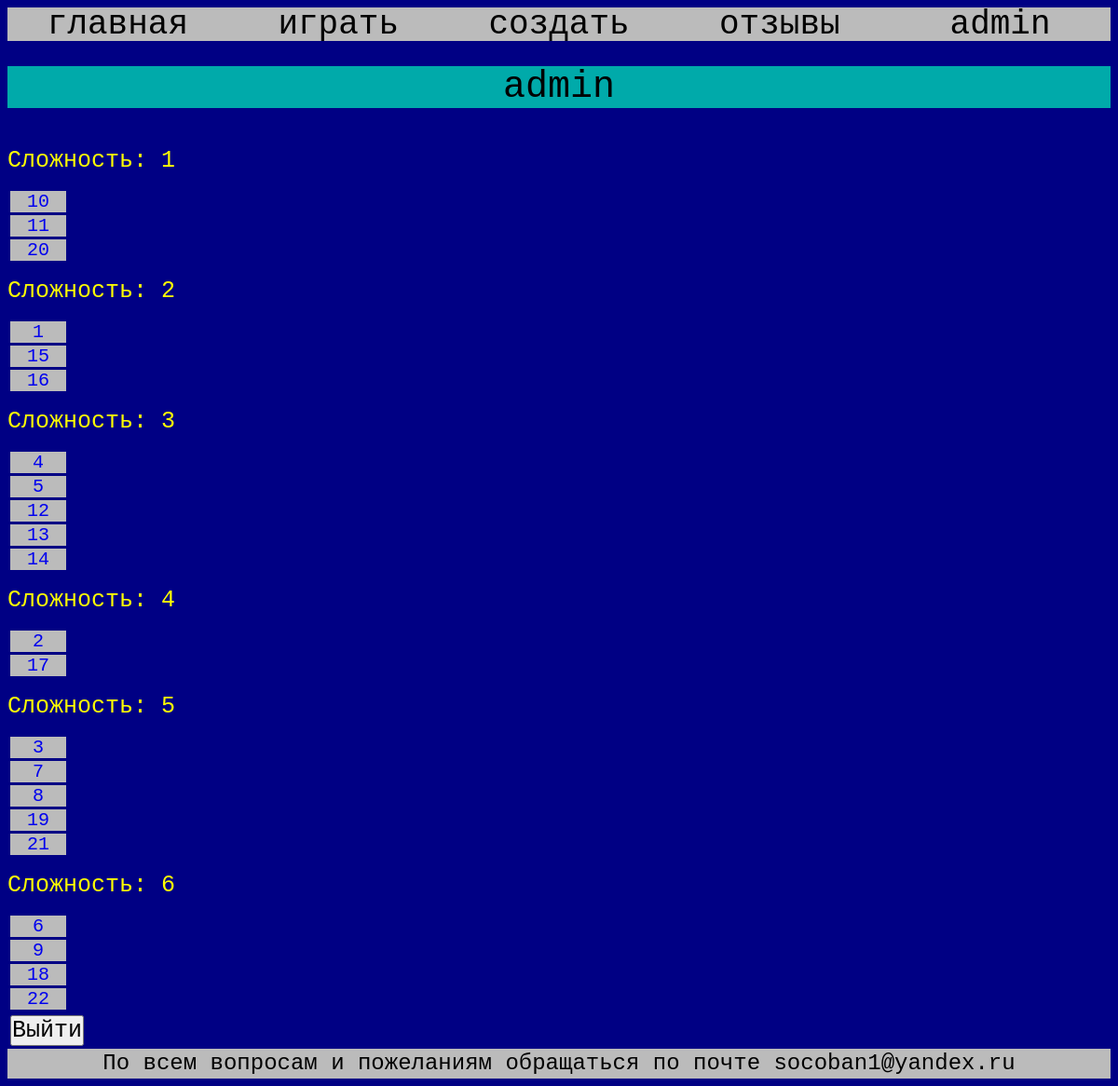
/profile.php (signed in), run on the app's committed database.
### tables this page shows
CREATE TABLE `tasks` (
  `ID` int(11) NOT NULL,
  `difficulty` int(11) NOT NULL,
  `columnCount` int(11) NOT NULL,
  `rowCount` int(11) NOT NULL,
  `pos` text NOT NULL
);

### modules/Content.php (called while the page is built, shortened)
<?php
function GetTasks($link, $param)
{
    $tasksResource = mysqli_query($link, "SELECT * FROM `Tasks` ORDER BY `" . $param . "` ASC");
    $i = 0;
    while ($task= mysqli_fetch_assoc($tasksResource))
    {
        $i++;
        $tasks[$i] = $task;
    }
    return $tasks;
}

### profile.php (the view, shortened to what this page needs)
<!DOCTYPE html>
<html>
    <head>
         <link rel="stylesheet" type="text/css" href="css/profile.css">
         <link rel="stylesheet" type="text/css" href="css/header.css">
         <link rel="stylesheet" type="text/css" href="css/footer.css">
    </head>
    <body>
        <?php
            require './modules\Content.php';
            $link = MySqlConnect();
            if (isset($_SESSION['login']))
            {
            $enterHeaderWord = $_SESSION['login'];
            $enterHeaderWordRef = "profile.php";
            }
            else
            {
                $enterHeaderWord = "войти";
                $enterHeaderWordRef = "registration.php";
            }
        ?>
        <?php
        $home = "главная"; $play = "играть"; $create = "создать"; $reviews = "отзывы";
        ?>
        <header class="header">
            <div class="headerBlock"><a class="headerWord" href="index.php"><?php echo $home;?></a></div>
            <div class="headerBlock"><a class="headerWord" href="play.php"><?php echo $play;?></a></div>
            <div class="headerBlock"><a class="headerWord" href="1"><?php echo $create;?></a></div>
            <div class="headerBlock"><a class="headerWord" href="review.php"><?php echo $reviews;?></a></div>
            <div class="headerBlock"><a class="headerWord" href=<?php echo $enterHeaderWordRef;?>><?php echo $enterHeaderWord?></a></div>
        </header>
        <h1><?php echo $_SESSION['login']; ?></h1>
        <?php
            $tasks = GetTasks($link, 'difficulty');
            for ($i = 1; $i <= count($tasks); $i++)
            {
                $addedClass = "";
                if (($i == 1) || ($tasks[$i - 1]['difficulty'] != $tasks[$i]['difficulty']))
                    echo "<div><br><div class='difficulty'>Сложность: " . $tasks[$i]['difficulty'] . "</div><br>";
                $taskRef = "task.php?task=" . $tasks[$i]['pos'] . "&columnCount=" . $tasks[$i]['columnCount'] . "&rowCount=" . $tasks[$i]['rowCount'];
                echo "<div class='taskRefDiv" . $addedClass . "'><a class='taskRef' href=" . $taskRef . ">" . $tasks[$i]['ID'] . "</a></div>";
                if (($i == count($tasks)) || ($tasks[$i + 1]['difficulty'] != $tasks[$i]['difficulty']))
                echo "</div>";
            }
        ?>
		<form action="" class="exitForm" method="post">
			<input class="exitInput" name="exit" value="Выйти" type="submit">
        </form>
        <footer class="footer">
            <div class="footer">По всем вопросам и пожеланиям обращаться по почте socoban1@yandex.ru</div>
        </footer>
    </body>
</html>

### css/profile.css (style rules this page uses)
* { padding: 0; font-family: monospace; }
h1 { color: rgb(0, 0, 0); background-color: rgb(0, 170, 170); font-weight: normal; text-align: center; font-size: 5vh; }
body { display: flex; flex-direction: column; justify-content: space-between; background-color: rgb(0, 0, 132); }
.taskRefDiv { font-size: 20px; background: rgb(187, 187, 187); width: 60px; text-decoration: none; text-align: center; margin: 3px 3px 3px 3px; }
.taskRef { text-decoration: none; width: 60px; }
.difficulty { color: rgb(255, 255, 0); font-weight: normal; font-size: 25px; }
.exitInput { flex-grow: 1; outline: none; font-size: 25px; margin: 3px 3px 3px 3px; }

### css/header.css (style rules this page uses)
.header { display: flex; flex-direction: row; justify-content: space-between; background: rgb(187, 187, 187); height: 3vw; font-size: 3vw; z-index: 100; }
.headerBlock { display: flex; justify-content: center; text-align: center; flex-grow: 1; align-items: stretch; flex-basis: 100%; }
.headerWord { justify-content: center; }
.headerWord { display: flex; flex-basis: 100%; align-items: center; color: rgb(0, 0, 0); text-decoration: none; }

### css/footer.css (style rules this page uses)
.footer { display: flex; justify-content: space-around; align-items: center; background-color: rgb(187, 187, 187); height: 4vh; font-size: 3vh; }

### data on the page
tasks: difficulty "1", ID "10"
tasks: ID "11"
tasks: ID "20"
tasks: difficulty "2", ID "1"
tasks: ID "15"
tasks: ID "16"
tasks: difficulty "3", ID "4"
tasks: ID "5"
tasks: ID "12"
tasks: ID "13"
tasks: ID "14"
tasks: difficulty "4", ID "2"
tasks: ID "17"
tasks: difficulty "5", ID "3"
tasks: ID "7"
tasks: ID "8"
tasks: ID "19"
tasks: ID "21"
tasks: difficulty "6", ID "6"
tasks: ID "9"
tasks: ID "18"
tasks: ID "22"

### other printed values
$home "главная"
$play "играть"
$create "создать"
$reviews "отзывы"
$enterHeaderWord "admin"
$_SESSION['login'] "admin"
